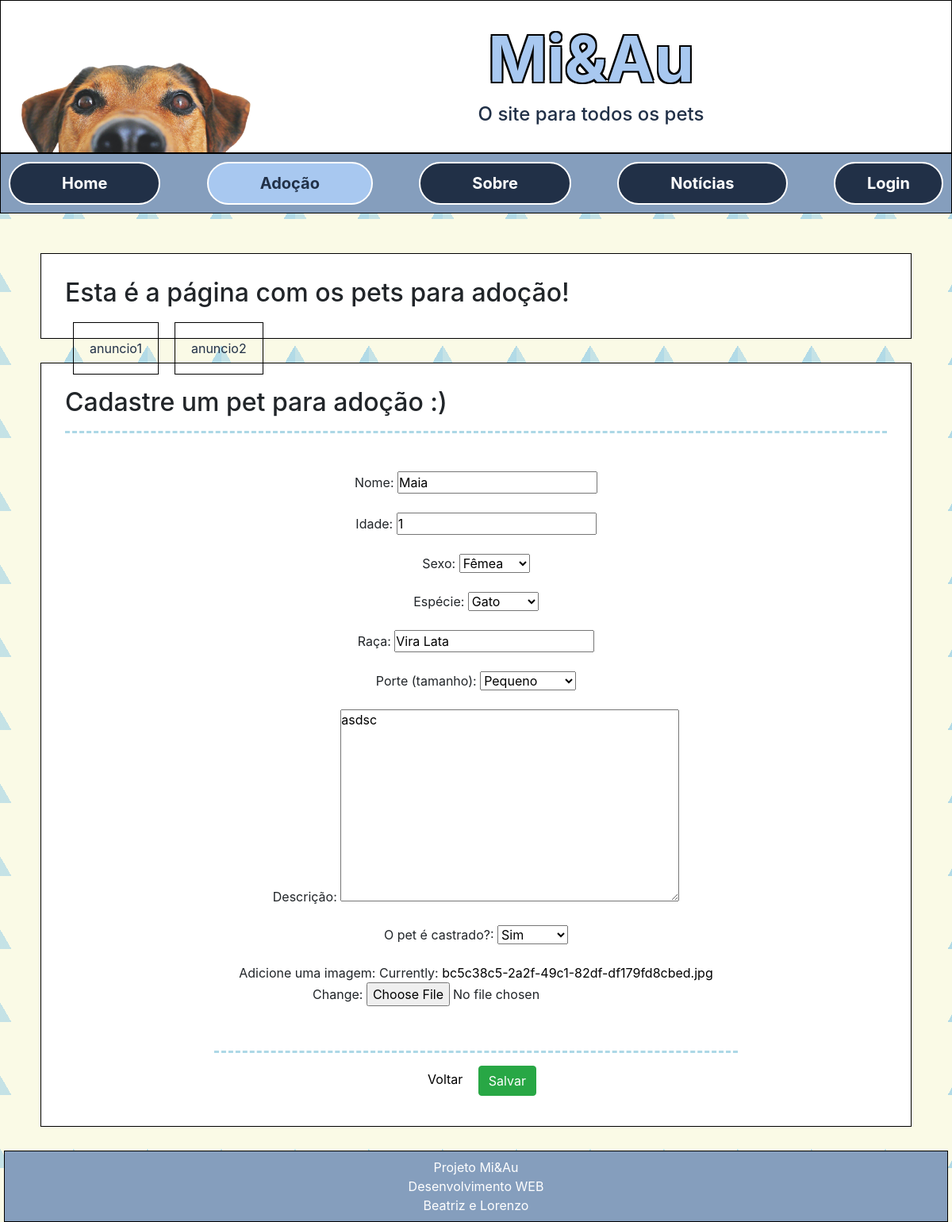
Page /edit/2/ on the committed database.
### telainicial/models.py (models this page shows)
class Pets(models.Model):
    MF = [('M', 'Macho'), ('F', 'Fêmea')]
    Especies = [('Cão','Cão'), ('Gato','Gato')]
    Tamanhos = [('XP','Mini'),('P','Pequeno'),('M','Médio'),('G','Grande'),('XG','Extra Grande')]
    Castracao = [('S', 'Sim'), ('N', 'Não')]
    nome = models.CharField(max_length=100)
    idade = models.IntegerField(null=True)
    sexo = models.CharField(choices=MF, max_length=1)
    especie = models.CharField(choices=Especies, max_length=4)
    raca = models.CharField(max_length=30)
    porte = models.CharField(choices=Tamanhos, max_length=2)
    descricao = models.TextField()
    castrado = models.CharField(choices=Castracao, max_length=1)
    imagem = StdImageField('Imagem', upload_to=get_file_path, variations={'thumb': {'width': 480, 'height': 480, 'crop': True}})

### telainicial/views.py (the view)
# urls.py: path('edit/<int:pk>/', views.edit, name='edit'),
def edit(request, pk):
    data = {}
    data['db'] = Pets.objects.get(pk=pk)
    data['form'] = PetsForm(instance=data['db'])
    return render(request, 'form.html', data)

### telainicial/forms.py
class PetsForm(ModelForm):
     class Meta:
         model = Pets
         fields = ['nome', 'idade', 'sexo','especie','raca','porte','descricao','castrado','imagem']

### telainicial/templates/form.html (shortened to what this page needs)
{% load static %}
<!DOCTYPE html>
<html lang="pt-br">
<head>
    <link rel="stylesheet" href="https://stackpath.bootstrapcdn.com/bootstrap/4.1.3/css/bootstrap.min.css">
    <link href="{% static 'style.css' %}" rel="stylesheet">
</head>
<body class="fundo">
    <header>
        <img id="banner" src="{% static 'images/h1.png' %}"/>
        <h1 id="titulo">Mi&Au</h1>
        <h4>O site para todos os pets</h4>
    </header>
    <div class="navbar">
        <a href="/">Home</a>
        <a href=" " class="active">Adoção</a>
        <a href="\sobre">Sobre</a>
        <a href="\noticias">Notícias</a>
        <a href="\accounts/login" class="right">Login</a>
    </div>
    <div class="content">
        <article id="anuncios">
            <h2>Esta é a página com os pets para adoção!</h2>
            <div class="anuncio">anuncio1</div>
            <div class="anuncio">anuncio2</div>
        </article>
        <article>
            <h2>Cadastre um pet para adoção :)</h2><hr>
            <div class="col-8 m-auto pt-2 pb-2 text-center">
        <form name="form" id="form" action="{% if db %}/update/{{db.id}}/{% else %}/create/{% endif %}" method="post">
            <div class="form-group mt-4">Nome: {{form.nome}}</div>
            <div class="form-group mt-4">Idade: {{form.idade}}</div>
            <div class="form-group mt-4">Sexo: {{form.sexo}}</div>
            <div class="form-group mt-4">Espécie: {{form.especie}}</div>
            <div class="form-group mt-4">Raça: {{form.raca}}</div>
            <div class="form-group mt-4">Porte (tamanho): {{form.porte}}</div>
            <div class="form-group mt-4">Descrição: {{form.descricao}}</div>
            <div class="form-group mt-4">O pet é castrado?: {{form.castrado}}</div>
            <div class="form-group mt-4">Adicione uma imagem: {{form.imagem}}</div><br><hr>
            <a class="col-8 m-auto pt-2 pb-2 text-center" href="/" class="btn btn-info"> Voltar </a>
            <input type="submit" class="btn btn-success" value="Salvar">
        </form>
    </div>
        </article></div>
    <footer>
        Projeto Mi&Au
        <br>
        Desenvolvimento WEB
        <br>
        Beatriz e Lorenzo
    </footer>
</body>
</html>

### projetoanimal/static/style.css (style rules this page uses)
* { margin: 0; padding: 0; }
.fundo { width: 100%; height: 100vh; background-color: #fafae6; background-image: linear-gradient(120deg, transparent 114px, rgba(173, 216, 230, 0.942) 114px), linear-gradient(240deg, transparent 114px, rgba(173, 216, 230, 0.685) 114px); background-size: 93px 92px; }
header { border: solid black 1px; padding: 25px; text-align: center; background-color: white; color: #a8c8f0; }
.content { width: 1098px; margin: auto; }
article { background-color: white; padding: 30px; border: solid 1px black; margin-bottom: 30px; height: fit-content; align-items: stretch; }
hr { border-top: 3px dashed lightblue; }
#titulo { font-size: 80px; font-weight: 700; text-shadow: -2px -2px 0 #000, 2px -2px 0 #000, -2px 2px 0 #000, 2px 2px 0 #000; }
h4 { color: #213047; }
.navbar { margin-bottom: 50px; padding: 10px; text-align: center; border: solid black 1px; overflow: hidden; background-color: #859EBD; position: sticky; position: -webkit-sticky; top: 0; }
.navbar a { float: left; display: block; color: white; text-align: center; padding: 10px 65px; text-decoration: none; background-color: #213047; font-size: 20px; border: solid white 2px; border-radius: 100px; font-weight: 700; }
.navbar a.right { float: right; padding: 10px 40px; }
.navbar a.active { background-color: #a8c8f0; color: #213047; }
footer { margin-top: 200px; border: solid black 1px; text-align: center; margin: 5px; height: 90px; display: flex; justify-content: center; align-items: center; background-color: #859EBD; color: white; }
#banner { width: 290px; margin-top: -39px; float: left; }
a { color: black; }
.anuncio { padding: 20px; margin: 10px; border: solid 1px black; color: #213047; float: left; }

### rows in the picture
Pets: nome "Maia", idade "1", sexo "Fêmea", especie "Gato", raca "Vira Lata", porte "Pequeno", descricao "asdsc", castrado "Sim"
